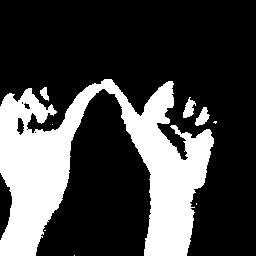
#> input picture data_alpha/train/A/20.jpg, 256 x 256 px, found by its file name; its folder holds only this picture in this run
$ jupyter execute Untitled1.ipynb
#> lines starting #> are read from the running program, lines starting #| are printed output that depends on the picture; after the words box and inside, x2 and y2 are one past the last pixel; in counts of white or black regions, pixels touching at a corner belong together
[cell 1]
import numpy as np
import cv2
minValue = 70
def func(path):
    frame = cv2.imread(path)

    gray = cv2.cvtColor(frame, cv2.COLOR_BGR2GRAY)
    blur = cv2.GaussianBlur(gray,(5,5),2)

    th3 = cv2.adaptiveThreshold(blur,255,cv2.ADAPTIVE_THRESH_GAUSSIAN_C,cv2.THRESH_BINARY_INV,11,2)
    ret, res = cv2.threshold(th3, minValue, 255, cv2.THRESH_BINARY_INV+cv2.THRESH_OTSU)
    return res

[cell 2]
import numpy as np
import cv2
import os
import csv
#from image_processing import func
if not os.path.exists("data2_alpha"):
    os.makedirs("data2_alpha")
if not os.path.exists("data2_alpha/train"):
    os.makedirs("data2_alpha/train")
if not os.path.exists("data2_alpha/test"):
    os.makedirs("data2_alpha/test")
path="C:/Users/hp/Desktop/TY_VIT/EDAI/SignLanguageRecognitionSystem/data_alpha/train"
path1 = "data2_alpha"
a=['label']

for i in range(64*64):
    a.append("pixel"+str(i))


#outputLine = a.tolist()


label=0
var = 0
c1 = 0
c2 = 0

for (dirpath,dirnames,filenames) in os.walk(path):
    for dirname in dirnames:
        print(dirname)
        for(direcpath,direcnames,files) in os.walk(path+"/"+dirname):
       	    if not os.path.exists(path1+"/train/"+dirname):
                os.makedirs(path1+"/train/"+dirname)
            if not os.path.exists(path1+"/test/"+dirname):
                os.makedirs(path1+"/test/"+dirname)
            # num=0.75*len(files)
            num = 100000000000000000
            i=0
            for file in files:
                var+=1
                actual_path=path+"/"+dirname+"/"+file
                actual_path1=path1+"/"+"train/"+dirname+"/"+file
                actual_path2=path1+"/"+"test/"+dirname+"/"+file
                img = cv2.imread(actual_path, 0)
#> img is the input picture: shape (256, 256); min 0, max 255, mean 68.9
                bw_image = func(actual_path)
#> in func, `blur = cv2.GaussianBlur(gray,(5,5),2)`:
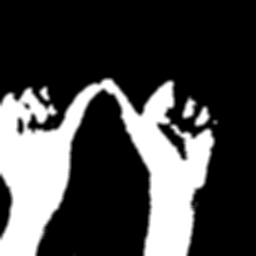
#> blur: shape (256, 256); min 0, max 255, mean 68.9
#> in func, `th3 = cv2.adaptiveThreshold(blur,255,cv2.ADAPTIVE_THRESH_GAUSSIAN_C,cv..`:
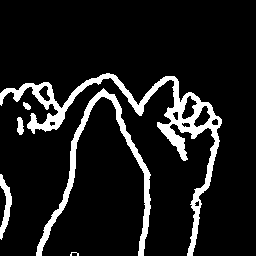
#> th3: shape (256, 256); 10.7% white; 6 white regions (1 under 20 px), largest, box (x1, y1, x2, y2) and area: (0, 73, 222, 256) 4389, (36, 88, 151, 256) 2096, (0, 174, 12, 240) 351, (17, 117, 24, 135) 94, (23, 102, 31, 110) 42
#> in func, `ret, res = cv2.threshold(th3, minValue, 255, cv2.THRESH_BINARY_INV+cv2..`: ret = 0
                if i<num:
                    c1 += 1
                    cv2.imwrite(actual_path1 , bw_image)
                else:
                    c2 += 1
                    cv2.imwrite(actual_path2 , bw_image)

                i=i+1

        label=label+1
print(var)
print(c1)
print(c2)
